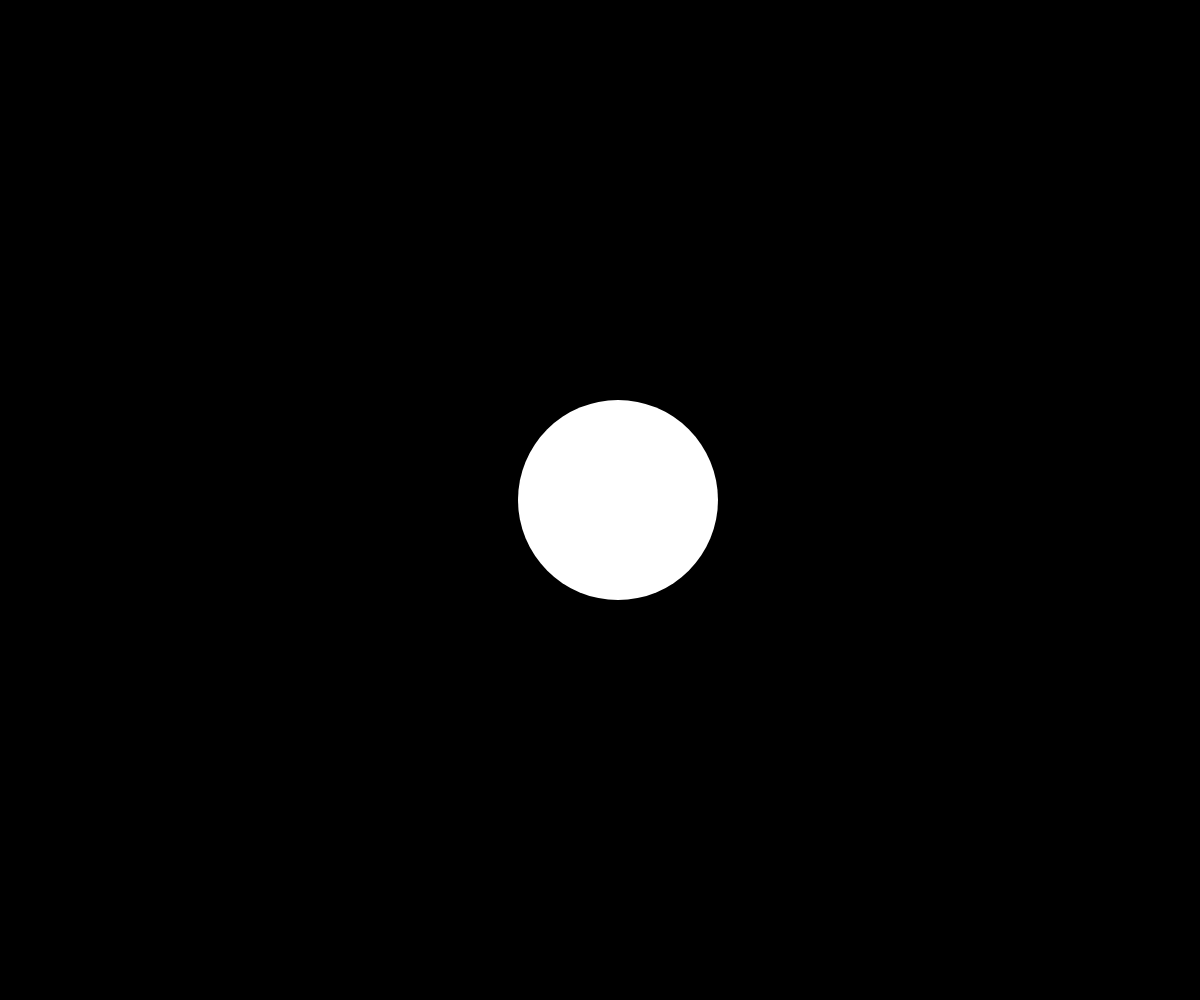
Frame 1 (no input)
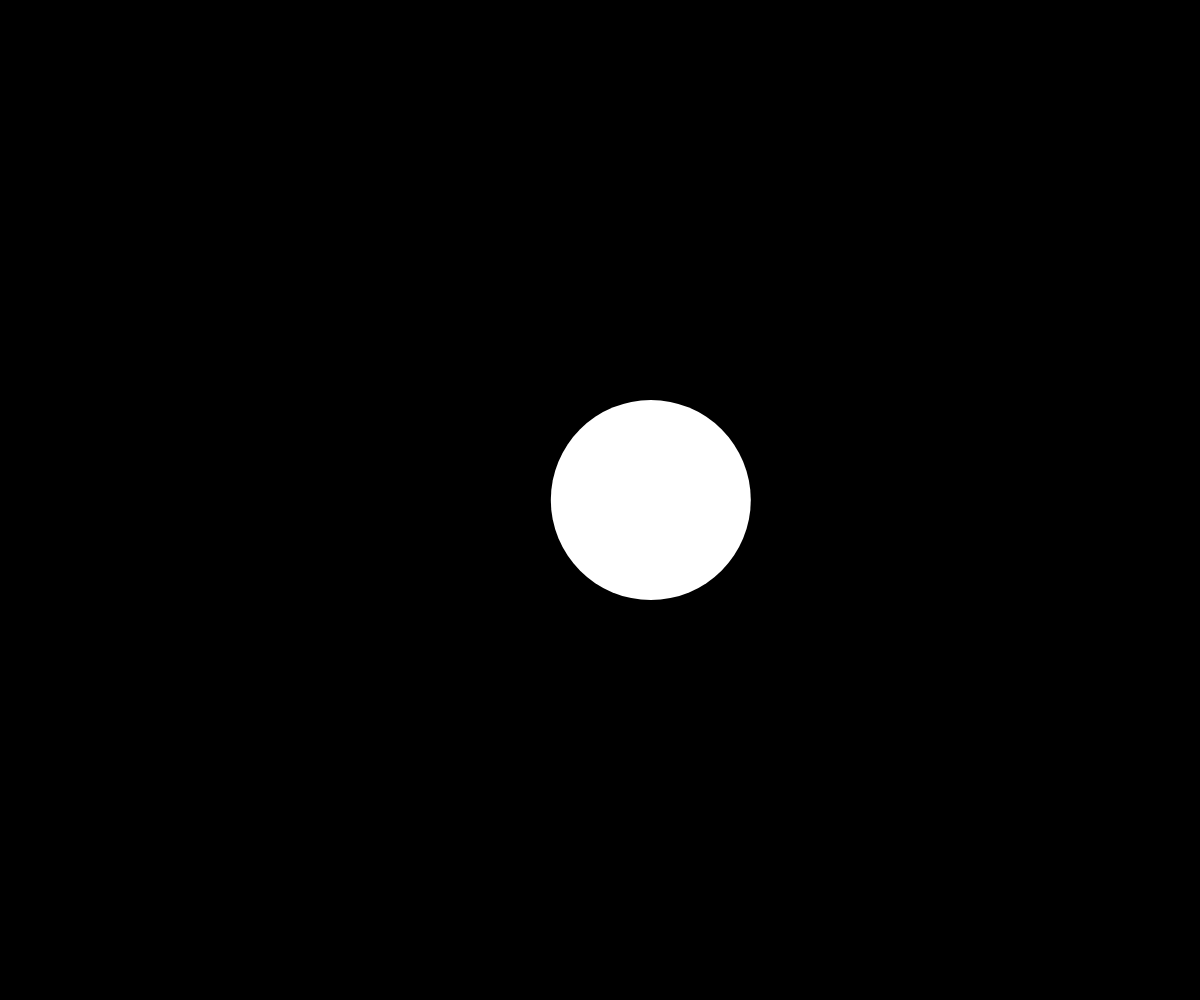
Frame 60 (no input)
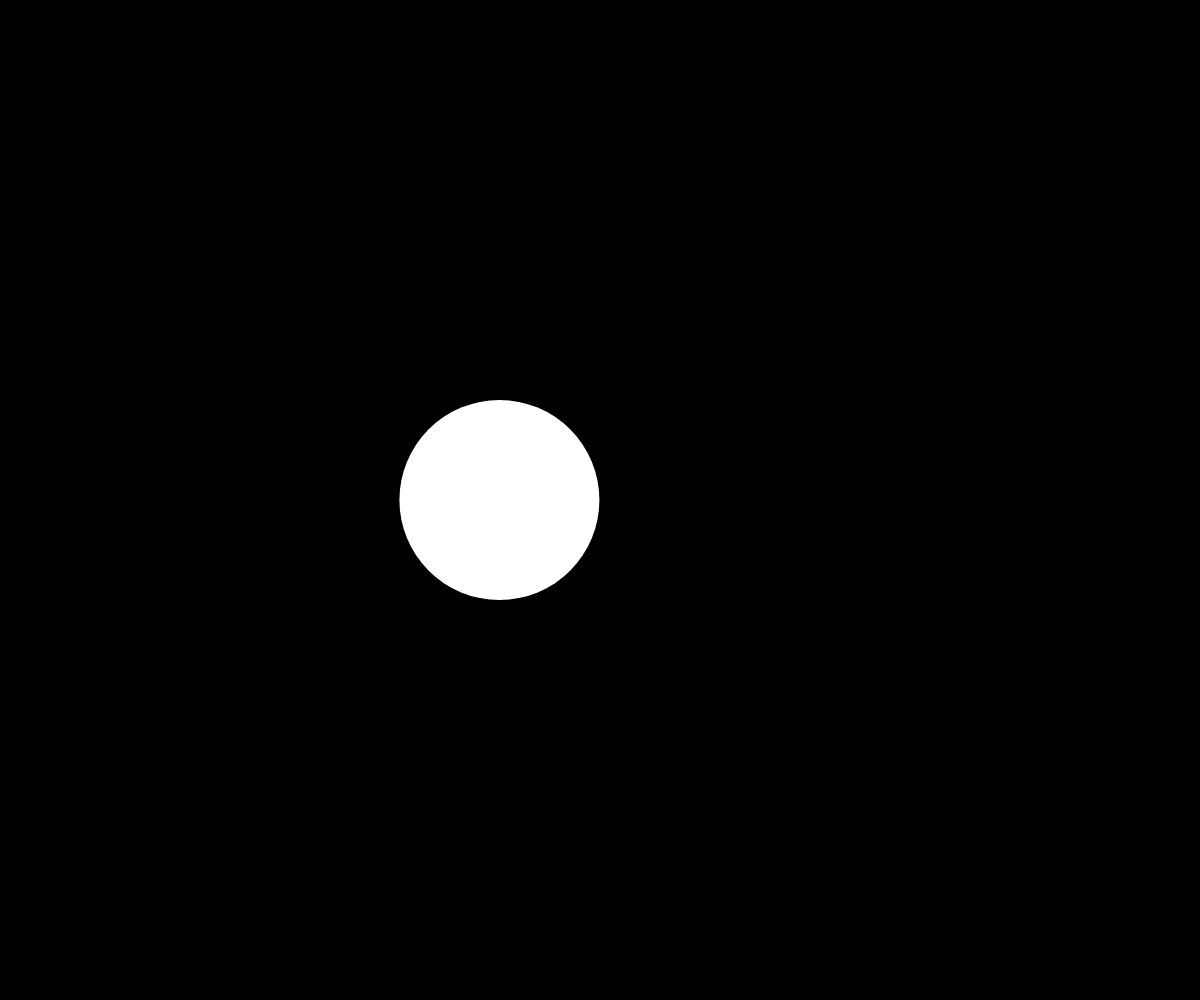
Frame 120 (the mouse pressed at the canvas centre since frame 60)

The p5.js sketch that drew these frames (run headless with seeded random() and noise() and a simulated clock; from frame 60 on, the mouse is pressed at the canvas centre):

// p5.js sketch
// ── sketch.js
const SIZE = 200;
function setup() { createCanvas(windowWidth, windowHeight); noStroke(); }
function draw() { background(0); fill(255); circle(width/2 + sin(frameCount * 0.05) * width * 0.3, height/2, SIZE); }
